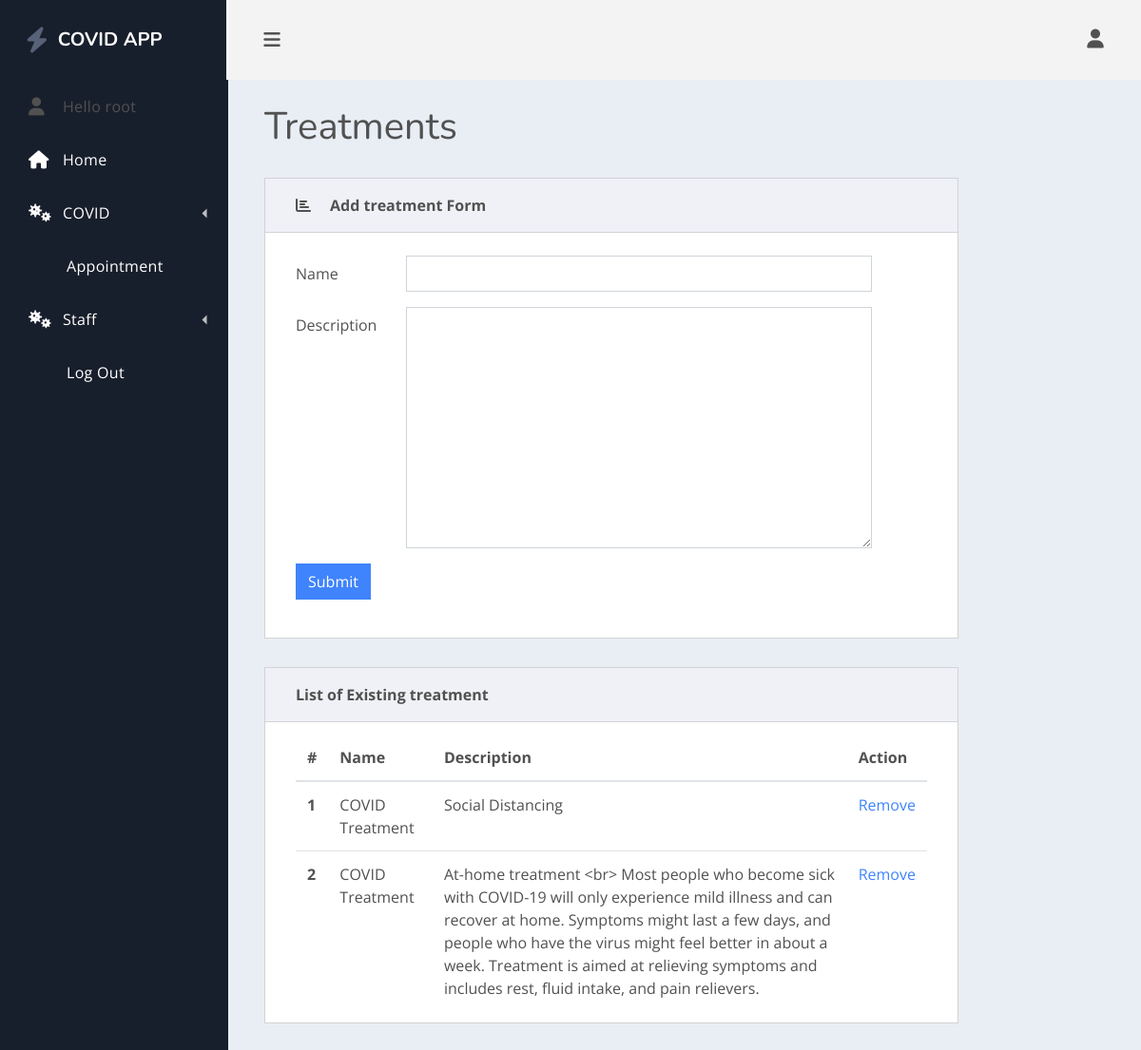
Page /treatment/ (signed in) on the committed database.
### healthcare/models.py (models this page shows, shortened)
class Treatment(models.Model):
    name = models.CharField(max_length= 200, null= True)
    description = models.TextField()

### healthcare/decorators.py (the view)
    def wrapper_function(request, *args, **kwargs):
        group = None
        if request.user.groups.exists():
            group = request.user.groups.all()[0].name
        if group == 'patient':
            messages.warning(request, 'Your are Redirected as you are not authorized to view the requested page ')
            return redirect('home')
        if group == 'staff':
            return view_func(request, *args, **kwargs)

### healthcare/forms.py
class TreatmentForm(ModelForm):
    class Meta:
        model = Treatment
        fields = '__all__'

### healthcare/templatetags/myfilters.py (called while the page is built)
@register.filter(name='addclass')
def addclass(value, arg):
    return value.as_widget(attrs={'class': arg})

### healthcare/views.py (called while the page is built)
@staff_only
def editTreatement(request):
    form = TreatmentForm()
    treatments = Treatment.objects.all()
    if request.method == 'POST':
        form = TreatmentForm(request.POST)
        if form.is_valid():
            form.save()
            return redirect('treatment')
    context = {'form': form, 'treatments': treatments}
    return render(request, 'healthcare/editTreatment.htm', context)

### healthcare/templates/healthcare/editTreatment.htm (shortened to what this page needs)
{% extends 'healthcare/main.html' %}
{% block content %}
    {% load myfilters %}
    <main class="dash-content">
        <div class="container-fluid">
            <h1 class="dash-title">Treatments</h1>
            <div class="row">
                <div class="col-xl-10">
                    <div class="card spur-card">
                        <div class="card-header">
                            <div class="spur-card-icon">
                                <i class="fas fa-chart-bar"></i>
                            </div>
                            <div class="spur-card-title"> Add treatment Form </div>
                        </div>
                        <div class="card-body ">
                            <form method="POST" action="">
                                {%  for field  in form %}
                                    <div class="form-group row">
                                        <label class="col-sm-2 col-form-label">{{ field.label }}</label>
                                        <div class="col-sm-9">
                                            {{ field |addclass:'form-control' }}
                                        </div>
                                    </div>
                                {% endfor %}
                                <div class="form-group row">
                                    <div class="col-sm-9">
                                        <button type="submit" class="btn btn-primary">Submit</button>
                                    </div>
                                </div>
                            </form>
                        </div>
                    </div>
                    <div class="card spur-card">
                        <div class="card-header">
                            <div class="spur-card-title">List of Existing treatment</div>
                        </div>
                        <div class="card-body ">
                            <table class="table table-hover table-in-card">
                                <thead>
                                <tr>
                                    <th scope="col">#</th>
                                    <th scope="col">Name</th>
                                    <th scope="col">Description</th>
                                    <th scope="col">Action</th>
                                </tr>
                                </thead>
                                <tbody>
                                {% for treatment in treatments %}
                                    <tr>
                                        <th scope="row"> {{ forloop.counter }}</th>
                                        <td>{{ treatment.name }}</td>
                                        <td>
                                            {{ treatment.description }}
                                        </td>
                                        <td>
                                            <a href=" {% url 'deletetreatment' treatment.id %}">Remove</a>
                                        </td>
                                    </tr>
                                {% endfor %}
                                </tbody>
                            </table>
                        </div>
                    </div>
                </div>
            </div>
        </div>
    </main>
{% endblock %}

### healthcare/templates/healthcare/nav.html (shortened to what this page needs)
<div class="dash-nav dash-nav-dark">
    <header>
        <a href="{% url 'home' %}" class="spur-logo"><i class="fas fa-bolt"></i>COVID APP</a>
    </header>
    <nav class="dash-nav-list">
        {% if user.is_authenticated %}
            <div class="dash-nav-item">
                <i class="fas fa-user"></i> Hello {{ user.username }} </a>
            </div>
        {% endif %}
        <a href="{% url 'home' %}" class="dash-nav-item">
            <i class="fas fa-home"></i> Home </a>
        <div class="dash-nav-dropdown">
            <a href="#!" class="dash-nav-item dash-nav-dropdown-toggle">
                <i class="fas fa-viruses"></i> COVID </a>
        </div>
        {% if user.is_authenticated %}
            <a href="{% url 'scheduleAppointment' %}" class="dash-nav-item">Appointment</a>
            {% if user.is_staff  %}
                <div class="dash-nav-dropdown">
                    <a href="#!" class="dash-nav-item dash-nav-dropdown-toggle">
                        <i class="fas fa-viruses"></i>Staff </a>
                </div>
            {% endif %}
        {% endif %}
        {% if user.is_authenticated %}
            <a href="{% url 'logout' %}" class="dash-nav-item">
                </i> Log Out </a>
        {% else %}
            <a href="{% url 'login' %}" class="dash-nav-item">
                </i> Log In </a>
        {% endif %}
    </nav>
</div>

### rows in the picture
Treatment: name "COVID Treatment", description "Social Distancing"
Treatment: name "COVID Treatment", description "At-home treatment <br> Most people who become sick with COVID-19 will only experience mild illness and can recover at home. Symptoms might last a few days, and people who have the virus might feel better in about a week. Treatment is aimed at relieving symptoms and includes rest, fluid intake, and pain relievers."

### other values in the picture
{{ user.username }} "root"
{{ field.label }} "Name" "Description"
